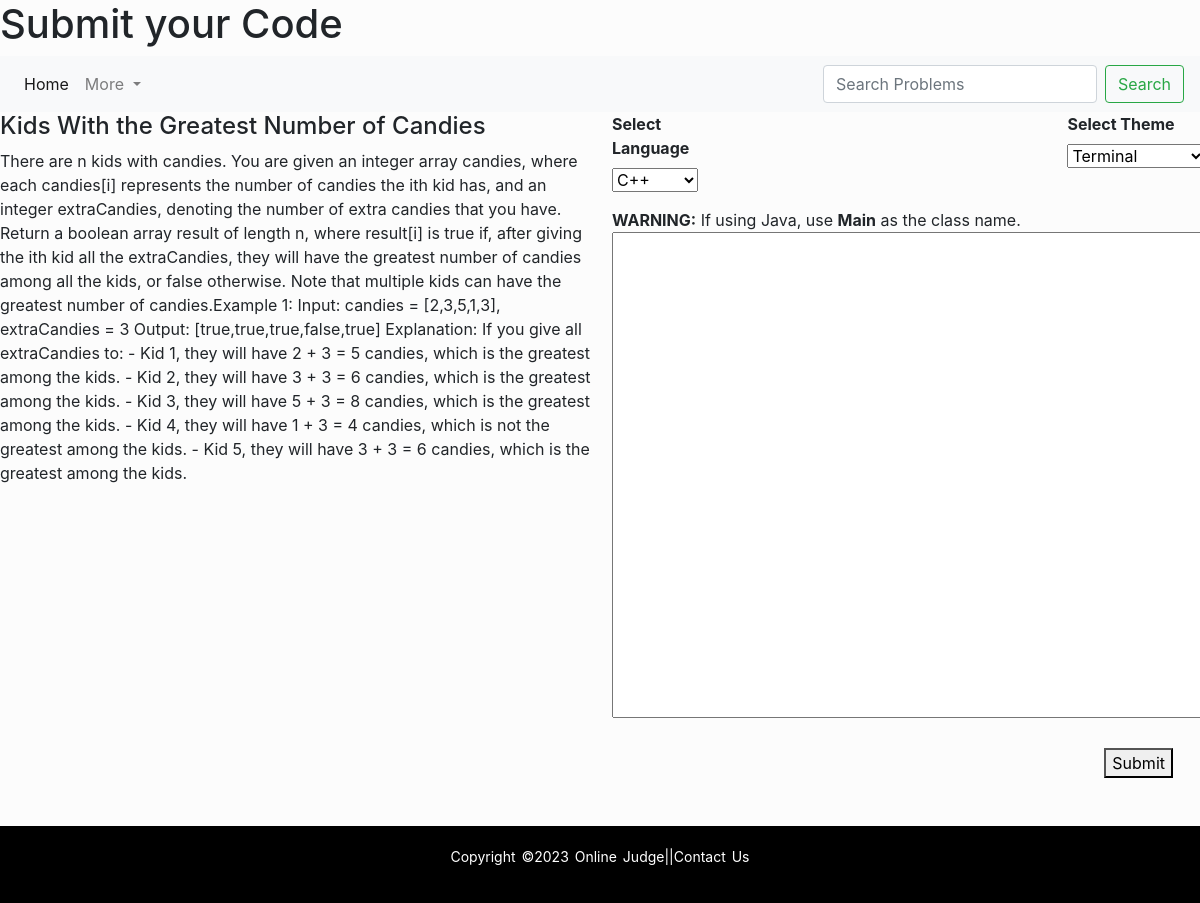
The app's page /P1/4 (signed in) with its own data.
### login/models.py (models this page shows)
class Problem(models.Model):
    problemNumber=models.IntegerField(100)
    problemName=models.CharField(max_length=500)
    problemDifficulty=models.CharField(max_length=10)
    problemDescription=models.CharField(max_length=5000)

### login/views.py (the view)
# urls.py: path("P1/<int:p_id>",views.P1),
@login_required(login_url='Login')
def P1(request,p_id):
    p=Problem.objects.get(pk=p_id)
    return render(request,'Home/P1.html',{
            'p':p
        })

### templates/Home/P1.html (shortened to what this page needs)
<!doctype html>
<html lang="en">
  <head>
    <link rel="stylesheet" href="https://cdn.jsdelivr.net/npm/bootstrap@4.3.1/dist/css/bootstrap.min.css">
  </head>
  <body>
    <h1>Submit your Code</h1>
    {% include 'Home/navbar.html' %}
    {% block content %}
<div style="width: 100%; overflow: auto;">
    <div style="float:left; width: 50%; height: 650px; overflow: auto;">
        <h4>{{p.problemName}}</h4>
        {% autoescape off %}
        <p>{{p.problemDescription}}</p>
        {% endautoescape %}
    </div>
    <div style="float:right; width: 49%;">
        <form action="/verdict/{{p.problemNumber}}" method="POST" enctype="multipart/form-data">
            <fieldset>
                <div>
                    <div style="float:left; width: 20%;">
                        <label><b>Select Language</b></label>
                        <select name="language" id="language" class="form-select" onchange="update_editor()">
                            <option value="C++">C++</option>
                        </select>
                    </div>
                    <div style="float:right; margin-right: 15px; width: 20%;">
                        <label><b>Select Theme</b></label>
                        <select name="theme" id="theme" class="form-select" onchange="update_theme()">
                            <option value="terminal">Terminal</option>
                        </select>
                    </div>
                </div>
                <br><br><br><br>
                <b>WARNING:</b> If using Java, use <b>Main</b> as the class name.
                <div id="editor-div" style="overflow: auto;">
                    <textarea data-editor="terminal" name="user_code" cols="85" rows="20" id="editor"></textarea>
                </div>
                <br>
                <div style="text-align:right; margin-right: 27px;">
                    <button id="submit" type="submit" name="submit"">Submit</button>
                </div>
                <br>
            </fieldset>
        </form>
    </div>
</div>
<br>
{% endblock %}
    {% include 'Home/footer.html' %}
</body>
</html>

### templates/Home/footer.html (style rules this page uses)
body { background: #fcfcfc; margin: 0; padding: 0; display: flex; flex-direction: column; min-height: 100vh; }

### records on screen
Problem: problemName "Kids With the Greatest Number of Candies", problemDescription "There are n kids with candies. You are given an integer array candies, where each candies[i] represents the number of candies the ith kid has, and an integer extraCandies, denoting the number of extra candies that you have. Return a boolean array result of length n, where result[i] is true if, after giving the ith kid all the extraCandies, they will have the greatest number of candies among all the kids, or false otherwise. Note that multiple kids can have the greatest number of candies.Example 1: Input: candies = [2,3,5,1,3], extraCandies = 3 Output: [true,true,true,false,true] Explanation: If you give all extraCandies to: - Kid 1, they will have 2 + 3 = 5 candies, which is the greatest…"
